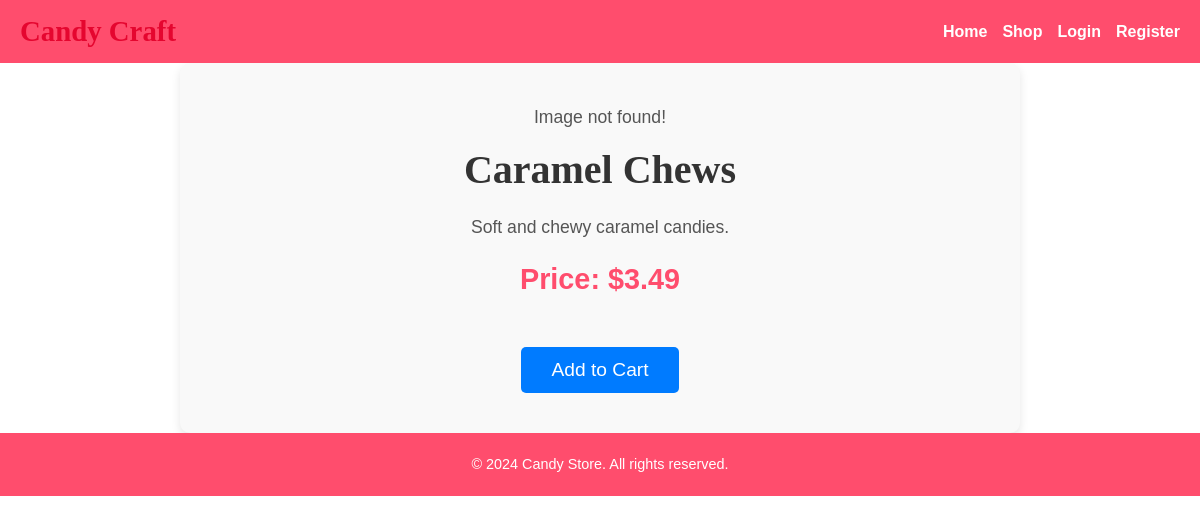
/product_details.php?id=7, run on the app's committed database.
### tables this page shows
CREATE TABLE `products` (
  `product_id` int(11) NOT NULL,
  `product_name` varchar(255) NOT NULL,
  `description` text DEFAULT NULL,
  `price` decimal(10,2) NOT NULL,
  `image_url` varchar(255) DEFAULT NULL,
  `created_at` timestamp NOT NULL DEFAULT current_timestamp()
);

### product_details.php (the view, shortened to what this page needs)
<?php
include '../includes/dbconnect.php';
include '../includes/header.php';
if (isset($_GET['id'])) {
    $product_id = $_GET['id'];
    $stmt = $conn->prepare("SELECT * FROM products WHERE product_id = ?");
    $stmt->execute([$product_id]);
    $product = $stmt->fetch();
} else {
    die("Invalid request.");
}
?>
<!DOCTYPE html>
<html lang="en">
<head>
    <link rel="stylesheet" href="../assets/css/styles.css">
</head>
<body>
    <div class="container product-detail">
        <?php
        $imagePath = '../assets/img/' . htmlspecialchars($product['image_url']);
        if (!file_exists($imagePath)) {
            echo '<p>Image not found!</p>';
        } else {
            echo '<img src="' . $imagePath . '" alt="' . htmlspecialchars($product['product_name']) . '">';
        }
        ?>
        <h1><?= htmlspecialchars($product['product_name']) ?></h1>
        <p><?= htmlspecialchars($product['description']) ?></p>
        <p class="price">Price: $<?= htmlspecialchars($product['price']) ?></p>
        <form method="POST" action="cart.php">
            <button type="submit" name="add_to_cart">Add to Cart</button>
        </form>
    </div>
    <?php include '../includes/footer.php'; ?>
</body>
</html>

### styles.css (style rules this page uses)
body { font-family: 'Poppins', sans-serif; margin: 0; padding: 0; box-sizing: border-box; color: #333; }
h1, h2, h3, h4, h5, h6 { font-family: 'Fredoka One', cursive; color: #e5062f; margin: 0; }
p { font-size: 1rem; line-height: 1.6; margin: 0; }
.product-detail { display: flex; flex-direction: column; align-items: center; max-width: 800px; margin: 0 auto; padding: 40px 20px; background-color: #f9f9f9; box-shadow: 0 4px 10px rgba(0, 0, 0, 0.1); border-radius: 10px; }
.product-detail h1 { font-size: 2.5rem; color: #333; margin-bottom: 20px; text-align: center; }
.product-detail p { font-size: 1.1rem; color: #555; line-height: 1.6; text-align: center; margin-bottom: 15px; }
.product-detail .price { font-size: 1.8rem; color: #ff4d6d; font-weight: bold; margin-bottom: 25px; }
.product-detail form { margin-top: 20px; }
.product-detail button { background-color: #007bff; color: #fff; font-size: 1.2rem; padding: 12px 30px; border: none; border-radius: 5px; cursor: pointer; transition: background-color 0.3s; }

### data on the page
products: product_name "Caramel Chews", description "Soft and chewy caramel candies.", price "3.49"
